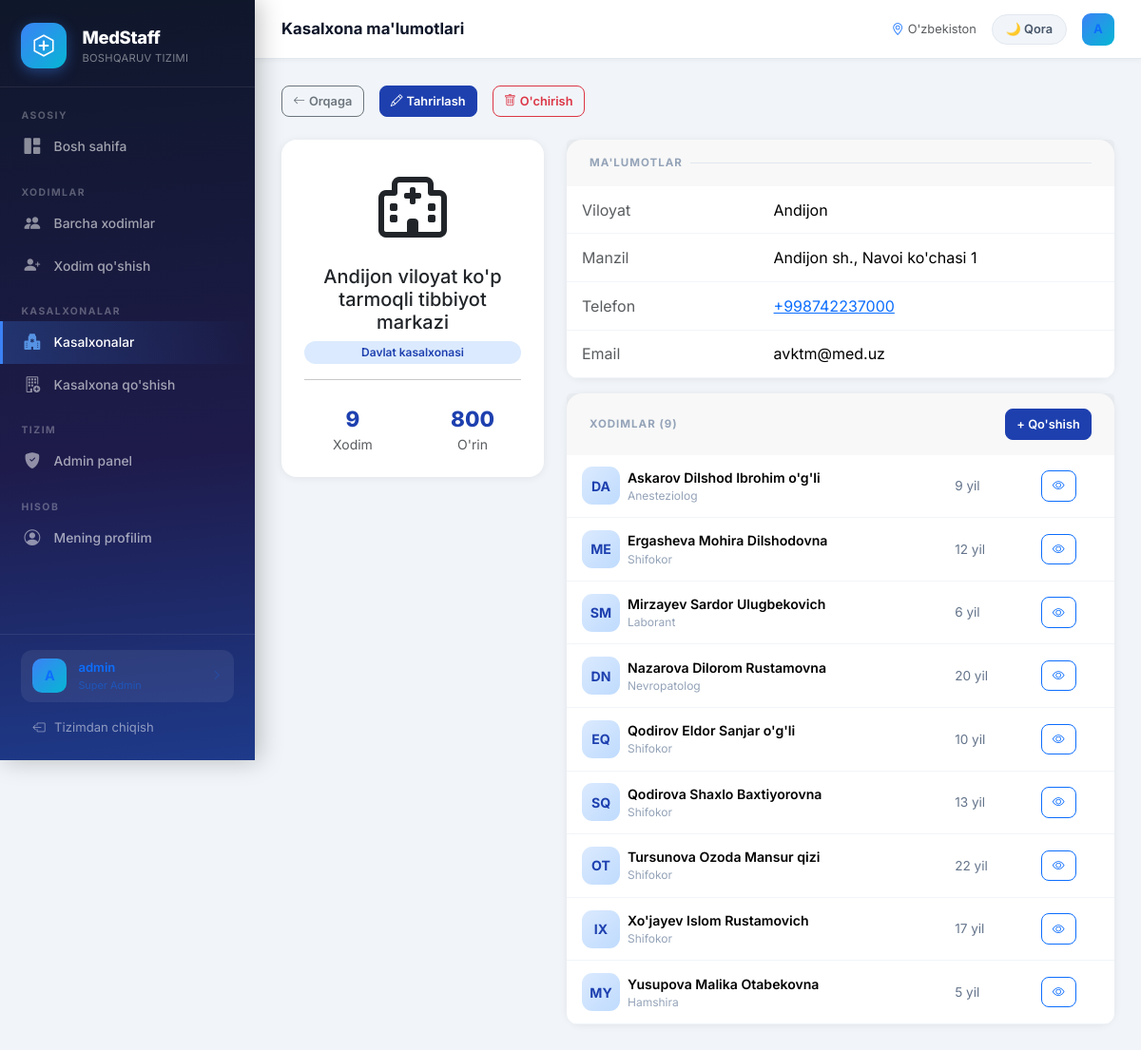
Page /hospitals/1/ (signed in) on the committed database.
### frontend/models.py (models this page shows, shortened)
class Hospital(models.Model):
    name = models.CharField(max_length=200, verbose_name='Kasalxona nomi')
    hospital_type = models.CharField(max_length=50, choices=HOSPITAL_TYPE_CHOICES, verbose_name='Turi')
    region = models.CharField(max_length=50, choices=REGION_CHOICES, verbose_name='Viloyat')
    address = models.CharField(max_length=300, verbose_name='Manzil')
    phone = models.CharField(max_length=20, blank=True, verbose_name='Telefon')
    email = models.EmailField(blank=True, verbose_name='Email')
    website = models.URLField(blank=True, verbose_name='Veb-sayt')
    bed_count = models.PositiveIntegerField(default=0, verbose_name='O\'rin soni')
    is_active = models.BooleanField(default=True, verbose_name='Faol')
    created_at = models.DateTimeField(auto_now_add=True)
    class Meta:
        verbose_name = 'Kasalxona'
        verbose_name_plural = 'Kasalxonalar'
        ordering = ['name']

class Staff(models.Model):
    first_name = models.CharField(max_length=100, verbose_name='Ism')
    last_name = models.CharField(max_length=100, verbose_name='Familiya')
    middle_name = models.CharField(max_length=100, blank=True, verbose_name='Otasining ismi')
    age = models.PositiveIntegerField(verbose_name='Yosh')
    position = models.CharField(max_length=50, choices=POSITION_CHOICES, verbose_name='Lavozim')
    specialization = models.CharField(max_length=200, blank=True, verbose_name='Mutaxassislik')
    hospital = models.ForeignKey(Hospital, on_delete=models.CASCADE,
                                  related_name='staff', verbose_name='Kasalxona')
    experience_years = models.PositiveIntegerField(default=0, verbose_name='Tajriba (yil)')
    shift = models.CharField(max_length=20, choices=SHIFT_CHOICES,
                              default='kunduzgi', verbose_name='Ish vaqti')
    phone = models.CharField(max_length=20, blank=True, verbose_name='Telefon')
    email = models.EmailField(blank=True, verbose_name='Email')
    photo = models.ImageField(upload_to='staff/', blank=True, null=True, verbose_name='Rasm')
    salary = models.DecimalField(max_digits=12, decimal_places=0,
                                  null=True, blank=True, verbose_name='Maosh (so\'m)')
    is_active = models.BooleanField(default=True, verbose_name='Faol')
    hired_date = models.DateField(null=True, blank=True, verbose_name='Ishga kirgan sana')
    notes = models.TextField(blank=True, verbose_name='Izoh')
    created_at = models.DateTimeField(auto_now_add=True)
    class Meta:
        verbose_name = 'Xodim'
        verbose_name_plural = 'Xodimlar'
        ordering = ['last_name', 'first_name']
    @property
    def full_name(self):
        parts = [self.last_name, self.first_name]
        if self.middle_name:
            parts.append(self.middle_name)
        return ' '.join(parts)

### frontend/views.py (the view)
# urls.py: path('hospitals/<int:pk>/', views.hospital_detail, name='hospital_detail'),
@login_required
def hospital_detail(request, pk):
    hospital = get_object_or_404(Hospital, pk=pk)
    staff = hospital.staff.filter(is_active=True)
    return render(request, 'frontend/hospital_detail.html', {
        'hospital': hospital, 'staff': staff})

### templates/frontend/hospital_detail.html (shortened to what this page needs)
{% extends 'base.html' %}
{% block page_title %}Kasalxona ma'lumotlari{% endblock %}
{% block content %}
<div class="d-none d-md-block">
  <div class="d-flex gap-3 mb-4 align-items-center">
    <a href="{% url 'hospital_list' %}" class="btn btn-outline-secondary btn-sm"><i class="bi bi-arrow-left me-1"></i>Orqaga</a>
    {% if user.is_staff or user.is_superuser %}
    <a href="{% url 'hospital_edit' hospital.pk %}" class="btn btn-primary btn-sm"><i class="bi bi-pencil me-1"></i>Tahrirlash</a>
    <a href="{% url 'hospital_delete' hospital.pk %}" class="btn btn-outline-danger btn-sm"><i class="bi bi-trash me-1"></i>O'chirish</a>
    {% endif %}
  </div>
  <div class="row g-4">
    <div class="col-md-4">
      <div class="card text-center p-4">
        <div style="font-size:4rem;margin-bottom:12px;"><i class="fa-regular fa-hospital"></i></div>
        <h5 class="fw-700 mb-2">{{ hospital.name }}</h5>
        <span class="badge-pos">{{ hospital.get_hospital_type_display }}</span>
        <hr>
        <div class="row mt-2">
          <div class="col-6"><div style="font-size:1.4rem;font-weight:800;color:#1e40af;">{{ staff|length }}</div><div class="text-muted small">Xodim</div></div>
          {% if hospital.bed_count %}<div class="col-6"><div style="font-size:1.4rem;font-weight:800;color:#1e40af;">{{ hospital.bed_count }}</div><div class="text-muted small">O'rin</div></div>{% endif %}
        </div>
      </div>
    </div>
    <div class="col-md-8">
      <div class="card mb-3">
        <div class="card-header border-0 py-3 px-4"><div class="section-label mb-0">MA'LUMOTLAR</div></div>
        <div class="card-body p-0">
          <table class="table mb-0">
            <tbody>
              <tr><td class="text-muted" style="width:35%">Viloyat</td><td class="fw-600">{{ hospital.get_region_display }}</td></tr>
              <tr><td class="text-muted">Manzil</td><td class="fw-600">{{ hospital.address }}</td></tr>
              {% if hospital.phone %}<tr><td class="text-muted">Telefon</td><td><a href="tel:{{ hospital.phone }}" class="text-primary fw-600">{{ hospital.phone }}</a></td></tr>{% endif %}
              {% if hospital.email %}<tr><td class="text-muted">Email</td><td class="fw-600">{{ hospital.email }}</td></tr>{% endif %}
            </tbody>
          </table>
        </div>
      </div>
      <div class="card">
        <div class="card-header border-0 py-3 px-4 d-flex align-items-center justify-content-between">
          <div class="section-label mb-0">XODIMLAR ({{ staff|length }})</div>
          {% if user.is_staff or user.is_superuser %}<a href="{% url 'staff_add' %}" class="btn btn-sm btn-primary">+ Qo'shish</a>{% endif %}
        </div>
        <div class="card-body p-0">
          <table class="table mb-0">
            <tbody>
              {% for person in staff %}
              <tr>
                <td><div class="d-flex align-items-center gap-2"><div class="avatar">{{ person.first_name.0 }}{{ person.last_name.0 }}</div><div><div style="font-weight:600;font-size:.88rem">{{ person.full_name }}</div><div style="font-size:.75rem;color:#94a3b8">{{ person.get_position_display }}</div></div></div></td>
                <td style="font-size:.85rem;color:#64748b">{{ person.experience_years }} yil</td>
                <td><a href="{% url 'staff_detail' person.pk %}" class="btn btn-sm btn-outline-primary"><i class="bi bi-eye"></i></a></td>
              </tr>
              {% empty %}<tr><td colspan="3" class="text-center py-3 text-muted">Hali xodim yo'q</td></tr>{% endfor %}
            </tbody>
          </table>
        </div>
      </div>
    </div>
  </div>
</div>
{% endblock %}

### templates/base.html (shortened to what this page needs)
<!DOCTYPE html>
<html lang="uz">
<head>
    <link href="https://cdnjs.cloudflare.com/ajax/libs/font-awesome/7.0.1/css/all.min.css" rel="stylesheet">
    <link href="https://cdn.jsdelivr.net/npm/bootstrap@5.3.2/dist/css/bootstrap.min.css" rel="stylesheet">
    <link href="https://cdn.jsdelivr.net/npm/bootstrap-icons@1.11.3/font/bootstrap-icons.css" rel="stylesheet">
</head>
<body>
{% if user.is_authenticated %}
<nav class="sidebar" id="sidebar">
    <div class="sidebar-brand">
        <div class="d-flex align-items-center gap-3">
            <div class="logo-circle">
                <svg width="26" height="26" viewBox="0 0 24 24" fill="none">
                    <path d="M12 2L3 7v10l9 5 9-5V7L12 2z" stroke="white" stroke-width="1.5" stroke-linejoin="round"/>
                    <path d="M12 8v8M8 12h8" stroke="white" stroke-width="2" stroke-linecap="round"/>
                </svg>
            </div>
            <div>
                <div class="brand-name">MedStaff</div>
                <div class="brand-sub">BOSHQARUV TIZIMI</div>
            </div>
        </div>
    </div>
    <div class="sidebar-nav">
        <div class="nav-section">Asosiy</div>
        <a href="{% url 'home' %}" class="nav-link-item {% if request.resolver_match.url_name == 'home' %}active{% endif %}">
            <i class="bi bi-grid-1x2-fill"></i> Bosh sahifa
        </a>
        <div class="nav-section mt-2">Xodimlar</div>
        <a href="{% url 'staff_list' %}" class="nav-link-item {% if 'staff_list' in request.resolver_match.url_name or 'staff_detail' in request.resolver_match.url_name %}active{% endif %}">
            <i class="bi bi-people-fill"></i> Barcha xodimlar
        </a>
        {% if user.is_staff or user.is_superuser %}
        <a href="{% url 'staff_add' %}" class="nav-link-item {% if 'staff_add' in request.resolver_match.url_name %}active{% endif %}">
            <i class="bi bi-person-plus-fill"></i> Xodim qo'shish
        </a>
        {% endif %}
        <div class="nav-section mt-2">Kasalxonalar</div>
        <a href="{% url 'hospital_list' %}" class="nav-link-item {% if 'hospital_list' in request.resolver_match.url_name or 'hospital_detail' in request.resolver_match.url_name %}active{% endif %}">
            <i class="bi bi-hospital-fill"></i> Kasalxonalar
        </a>
        {% if request.user.is_staff or request.user.is_superuser %}
        <a href="{% url 'hospital_add' %}" class="nav-link-item {% if 'hospital_add' in request.resolver_match.url_name %}active{% endif %}">
            <i class="bi bi-building-add"></i> Kasalxona qo'shish
        </a>
        {% endif %}
        {% if user.is_staff or user.is_superuser %}
        <div class="nav-section mt-2">Tizim</div>
        <a href="/admin/" class="nav-link-item">
            <i class="bi bi-shield-fill-check"></i> Admin panel
        </a>
        {% endif %}
        <div class="nav-section mt-2">Hisob</div>
        <a href="{% url 'profile' %}" class="nav-link-item {% if 'profile' in request.resolver_match.url_name %}active{% endif %}">
            <i class="bi bi-person-circle"></i> Mening profilim
        </a>
    </div>
    <div class="sidebar-footer">
        <a href="{% url 'profile' %}" class="user-badge text-decoration-none" style="transition: background .2s;">
            <div class="user-avatar">{% if user.first_name %}{{ user.first_name.0|upper }}{{ user.last_name.0|upper }}{% else %}{{ user.username.0|upper }}{% endif %}</div>
            <div style="overflow:hidden; flex:1;">
                <div class="user-name">{{ user.get_full_name|default:user.username }}</div>
                <div class="user-role">{% if user.is_superuser %}Super Admin{% elif user.is_staff %}Admin{% else %}Foydalanuvchi{% endif %}</div>
            </div>
            <i class="bi bi-chevron-right" style="font-size:.7rem; opacity:.4; flex-shrink:0;"></i>
        </a>
        <a href="{% url 'logout' %}" class="logout-btn">
            <i class="bi bi-box-arrow-left"></i> Tizimdan chiqish
        </a>
    </div>
</nav>
{% endif %}
<div class="{% if user.is_authenticated %}main-content{% endif %}">
    {% if user.is_authenticated %}
    <div class="topbar">
        <div class="topbar-left">
            <span class="topbar-title">{% block page_title %}MedStaff{% endblock %}</span>
        </div>
        <div class="d-flex align-items-center gap-3">
            <span class="text-muted" style="font-size:.8rem">
                <i class="bi bi-geo-alt text-primary me-1"></i>O'zbekiston
            </span>
            <button id="themeBtnDesktop" style="height:32px;padding:0 14px;background:var(--desk-theme-bg,#f1f5f9);border:1.5px solid var(--desk-theme-border,#e2e8f0);border-radius:20px;color:var(--desk-theme-color,#475569);font-size:.8rem;font-weight:600;cursor:pointer;font-family:inherit;display:flex;align-items:center;gap:5px;transition:all .2s;">🌙 Qora</button>
            <a href="{% url 'profile' %}" style="text-decoration:none;">
                <div class="user-avatar" style="width:34px;height:34px;font-size:.82rem;border-radius:9px;cursor:pointer;" title="Profil">
                    {% if user.first_name %}{{ user.first_name.0|upper }}{{ user.last_name.0|upper }}{% else %}{{ user.username.0|upper }}{% endif %}
                </div>
            </a>
        </div>
    </div>
    {% endif %}
    <div class="page-content">
        {% block content %}{% endblock %}
    </div>
</div>
</body>
</html>

### templates/base.html (style rules this page uses)
:root { --primary: #1e40af; --primary-light: #3b82f6; --primary-dark: #1e3a8a; --secondary: #06b6d4; --accent: #10b981; --danger: #ef4444; --warning: #f59e0b; --bg: #f1f5f9; --sidebar-w: 268px; --card-radius: 16px; }
* { box-sizing: border-box; margin: 0; padding: 0; }
body { background: var(--bg); font-family: 'Inter', 'Segoe UI', system-ui, sans-serif; }
.sidebar { position: fixed; top: 0; left: 0; width: var(--sidebar-w); height: 100vh; background: linear-gradient(175deg, #0f172a 0%, #1e1b4b 60%, #1e3a8a 100%); color: white; overflow-y: auto; z-index: 200; display: flex; flex-direction: column; box-shadow: 4px 0 24px rgba(0,0,0,.25); }
.sidebar-brand { padding: 1.5rem 1.4rem 1.2rem; border-bottom: 1px solid rgba(255,255,255,.08); flex-shrink: 0; }
.logo-circle { width: 48px; height: 48px; background: linear-gradient(135deg, #3b82f6, #06b6d4); border-radius: 14px; display: flex; align-items: center; justify-content: center; font-size: 1.4rem; flex-shrink: 0; box-shadow: 0 4px 14px rgba(59,130,246,.4); }
.brand-name { font-size: 1.15rem; font-weight: 800; letter-spacing: -.3px; }
.brand-sub { font-size: .7rem; opacity: .45; letter-spacing: .3px; }
.sidebar-nav { padding: .75rem 0; flex: 1; overflow-y: auto; }
.nav-section { padding: .6rem 1.4rem .2rem; font-size: .65rem; font-weight: 700; text-transform: uppercase; letter-spacing: 1.5px; color: rgba(255,255,255,.3); }
.nav-link-item { display: flex; align-items: center; gap: .7rem; padding: .6rem 1.4rem; color: rgba(255,255,255,.6); text-decoration: none; font-size: .865rem; font-weight: 500; transition: all .2s; border-left: 3px solid transparent; }
.nav-link-item.active { color: white; background: linear-gradient(90deg, rgba(59,130,246,.25), transparent); border-left-color: #3b82f6; }
.nav-link-item.active i { color: #60a5fa; }
.nav-link-item i { font-size: 1.05rem; width: 20px; opacity: .85; }
.sidebar-footer { padding: 1rem 1.4rem; border-top: 1px solid rgba(255,255,255,.08); flex-shrink: 0; }
.user-badge { display: flex; align-items: center; gap: .75rem; padding: .6rem .75rem; background: rgba(255,255,255,.07); border-radius: 12px; margin-bottom: .6rem; }
.user-avatar { width: 36px; height: 36px; border-radius: 10px; background: linear-gradient(135deg, #3b82f6, #06b6d4); display: flex; align-items: center; justify-content: center; font-weight: 700; font-size: .9rem; flex-shrink: 0; }
.user-name { font-size: .82rem; font-weight: 600; white-space: nowrap; overflow: hidden; text-overflow: ellipsis; }
.user-role { font-size: .68rem; opacity: .45; }
.logout-btn { display: flex; align-items: center; gap: .6rem; padding: .5rem .75rem; border-radius: 10px; color: rgba(255,255,255,.5); text-decoration: none; font-size: .82rem; transition: all .2s; }
.main-content { margin-left: var(--sidebar-w); min-height: 100vh; }
.topbar { background: white; padding: .85rem 1.75rem; border-bottom: 1px solid #e2e8f0; display: flex; align-items: center; justify-content: space-between; position: sticky; top: 0; z-index: 100; box-shadow: 0 1px 6px rgba(0,0,0,.05); }
.topbar-left { display: flex; align-items: center; gap: .75rem; }
.topbar-title { font-weight: 700; font-size: 1.05rem; color: #0f172a; }
.page-content { padding: 1.75rem; }
.card { border: none; border-radius: var(--card-radius); box-shadow: 0 1px 8px rgba(0,0,0,.07); }
.badge-pos { background: #dbeafe; color: #1e40af; border-radius: 20px; padding: 3px 10px; font-size: .75rem; font-weight: 600; }
.table { border-radius: 12px; overflow: hidden; }
.table tbody td { padding: .8rem 1rem; vertical-align: middle; border-color: #f1f5f9; }
.table tbody tr { transition: background .15s; }
.avatar { width: 40px; height: 40px; border-radius: 11px; display: flex; align-items: center; justify-content: center; font-weight: 700; font-size: .88rem; flex-shrink: 0; background: linear-gradient(135deg, #dbeafe, #bfdbfe); color: #1e40af; }
.btn { border-radius: 10px; font-weight: 600; font-size: .86rem; padding: .5rem 1.1rem; transition: all .2s; }
.btn-primary { background: var(--primary); border-color: var(--primary); }
.btn-sm { padding: .35rem .7rem; font-size: .8rem; border-radius: 8px; }
.section-label { font-size: .72rem; font-weight: 700; text-transform: uppercase; letter-spacing: 1px; color: #94a3b8; margin-bottom: .75rem; display: flex; align-items: center; gap: .5rem; }
.section-label::after { content: ''; flex: 1; height: 1px; background: #e2e8f0; }

### rows in the picture
Hospital: name "Andijon viloyat ko'p tarmoqli tibbiyot markazi", hospital_type "Davlat kasalxonasi", bed_count "800", region "Andijon", address "Andijon sh., Navoi ko'chasi 1", phone "+998742237000", email "avktm@med.uz"
Staff: first_name.0 "D", last_name.0 "A", full_name "Askarov Dilshod Ibrohim o'g'li", position "Anesteziolog", experience_years "9"
Staff: first_name.0 "M", last_name.0 "E", full_name "Ergasheva Mohira Dilshodovna", position "Shifokor", experience_years "12"
Staff: first_name.0 "S", last_name.0 "M", full_name "Mirzayev Sardor Ulugbekovich", position "Laborant", experience_years "6"
Staff: first_name.0 "D", last_name.0 "N", full_name "Nazarova Dilorom Rustamovna", position "Nevropatolog", experience_years "20"
Staff: first_name.0 "E", last_name.0 "Q", full_name "Qodirov Eldor Sanjar o'g'li", position "Shifokor", experience_years "10"
Staff: first_name.0 "S", last_name.0 "Q", full_name "Qodirova Shaxlo Baxtiyorovna", position "Shifokor", experience_years "13"
Staff: first_name.0 "O", last_name.0 "T", full_name "Tursunova Ozoda Mansur qizi", position "Shifokor", experience_years "22"
Staff: first_name.0 "I", last_name.0 "X", full_name "Xo'jayev Islom Rustamovich", position "Shifokor", experience_years "17"
Staff: first_name.0 "M", last_name.0 "Y", full_name "Yusupova Malika Otabekovna", position "Hamshira", experience_years "5"

### other values in the picture
{{ user.username.0|upper }} "A"
{{ user.get_full_name|default:user.username }} "admin"
{{ staff|length }} "9"
